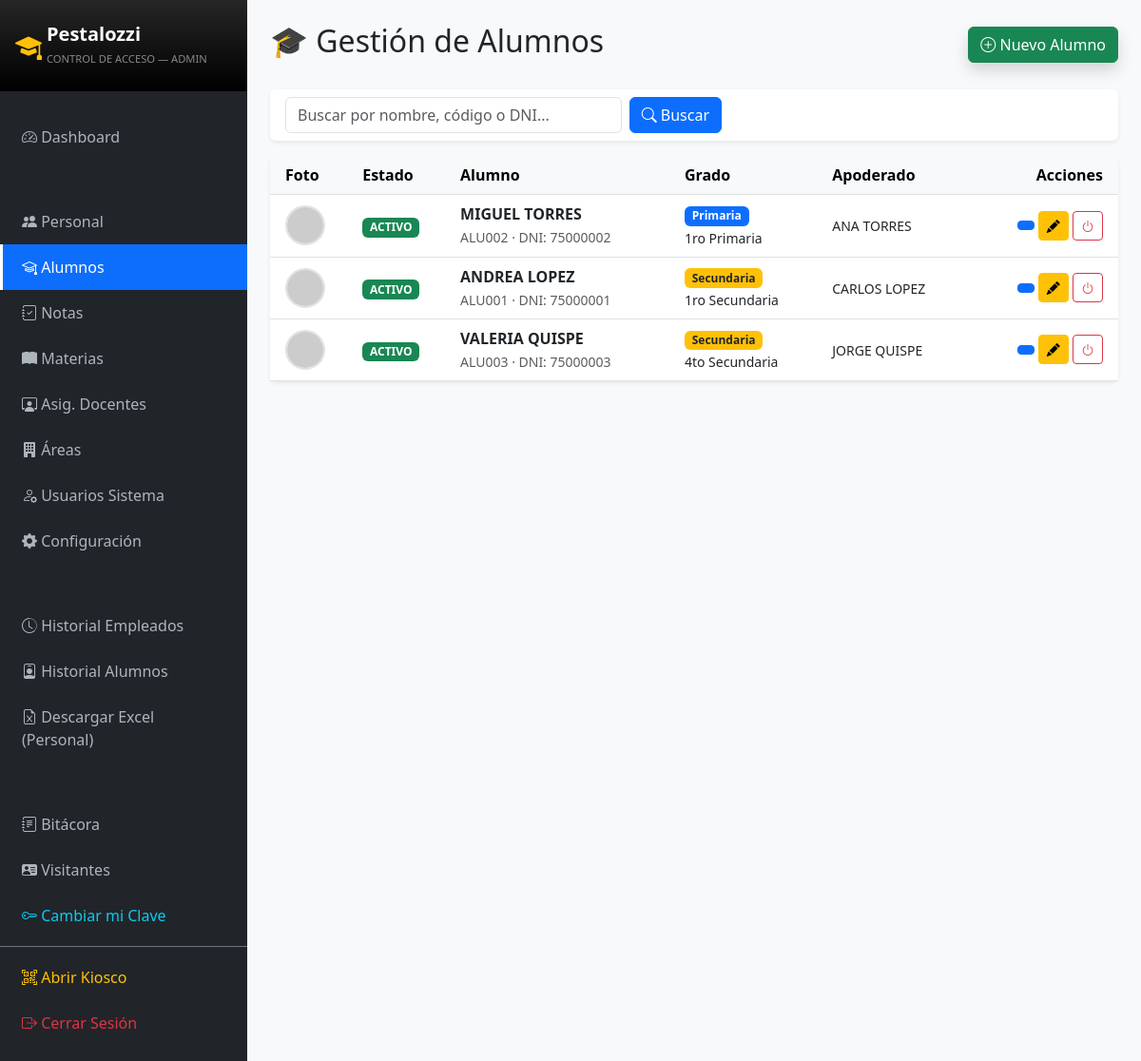
The app's page /public/index.php?c=Alumno (signed in) with its own data.
### tables this page shows
CREATE TABLE IF NOT EXISTS `alumnos` (
  `id` int NOT NULL AUTO_INCREMENT,
  `codigo` varchar(20) NOT NULL COMMENT 'Código único para QR (Ej: ALU001)',
  `nombres` varchar(100) NOT NULL,
  `apellidos` varchar(100) NOT NULL,
  `dni` varchar(15) DEFAULT NULL,
  `fecha_nacimiento` date DEFAULT NULL,
  `grado_id` int NOT NULL,
  `correo` varchar(100) DEFAULT NULL,
  `contrasena` varchar(255) DEFAULT NULL,
  `foto` varchar(255) DEFAULT 'default.png',
  `nombre_apoderado` varchar(150) DEFAULT NULL,
  `telefono_apoderado` varchar(20) DEFAULT NULL,
  `wa_apikey_apoderado` varchar(50) DEFAULT NULL COMMENT 'API key CallMeBot del apoderado',
  `estado` enum('activo','inactivo') DEFAULT 'activo',
  `fecha_registro` datetime DEFAULT CURRENT_TIMESTAMP,
  PRIMARY KEY (`id`),
  UNIQUE KEY `codigo` (`codigo`),
  KEY `grado_id` (`grado_id`),
  CONSTRAINT `alumnos_ibfk_1` FOREIGN KEY (`grado_id`) REFERENCES `grados` (`id`)
);

CREATE TABLE IF NOT EXISTS `grados` (
  `id` int NOT NULL AUTO_INCREMENT,
  `nombre` varchar(50) NOT NULL COMMENT 'Ej: 1ro Primaria',
  `nivel` enum('primaria','secundaria') NOT NULL,
  `seccion` varchar(10) DEFAULT 'A',
  `estado` enum('activo','inactivo') DEFAULT 'activo',
  PRIMARY KEY (`id`)
);

### app/controllers/AlumnoController.php (called while the page is built, shortened)
<?php
require_once '../app/config/db.php';
require_once '../app/models/Alumno.php';
class AlumnoController {
    private $alumnoModel;
    public function __construct() {
        $database = new Database();
        $this->db = $database->getConnection();
        $this->alumnoModel = new Alumno($this->db);
    }
    public function index() {
        $busqueda = $_GET['q'] ?? '';
        $alumnos  = $this->alumnoModel->read($busqueda);
        require_once '../app/views/alumnos/index.php';
    }
}
?>

### app/config/db.php (called while the page is built, shortened)
<?php
class Database {
    private $host     = "localhost";
    private $db_name  = "pestalozzi_db";
    private $username = "root";
    private $password = "";
    public function getConnection() {
        $this->conn = null;
        try {
            $this->conn = new PDO(
                "mysql:host=" . $this->host . ";dbname=" . $this->db_name . ";charset=utf8mb4",
                $this->username,
                $this->password,
                [
                    PDO::ATTR_ERRMODE            => PDO::ERRMODE_EXCEPTION,
                    PDO::ATTR_DEFAULT_FETCH_MODE => PDO::FETCH_ASSOC,
                    PDO::ATTR_EMULATE_PREPARES   => false,
                ]
            );
            $this->conn->exec("SET time_zone = '-05:00'");
        } catch (PDOException $e) {
            error_log("Error de conexión BD: " . $e->getMessage());
            http_response_code(500);
            die("
            <div style='font-family:sans-serif;text-align:center;padding:60px;background:#fff3cd;border:2px solid #ffc107;border-radius:10px;max-width:500px;margin:100px auto'>
                <h2 style='color:#856404'>⚠️ Sin conexión a la base de datos</h2>
                <p>Verifica que MySQL esté activo y que la BD <b>pestalozzi_db</b> exista.</p>
                <p><small>Abre <b>public/diagnostico.php</b> para más detalles.</small></p>
            </div>");
        }
        return $this->conn;
    }
}
?>

### app/models/Alumno.php (called while the page is built, shortened)
<?php
class Alumno {
    private $conn;
    private $tabla = "alumnos";
    public function __construct($db) {
        $this->conn = $db;
    }
    public function read($busqueda = "") {
        $query = "SELECT a.*, g.nombre as nombre_grado, g.nivel
                  FROM " . $this->tabla . " a
                  LEFT JOIN grados g ON a.grado_id = g.id";
        $query .= " ORDER BY g.nivel, g.id, a.apellidos";
        $stmt = $this->conn->prepare($query);
        $stmt->execute();
        return $stmt->fetchAll(PDO::FETCH_ASSOC);
    }
}
?>

### app/views/alumnos/index.php (the view, shortened to what this page needs)
<!DOCTYPE html>
<html lang="es">
<head>
    <link href="https://cdn.jsdelivr.net/npm/bootstrap@5.3.0/dist/css/bootstrap.min.css" rel="stylesheet">
    <link rel="stylesheet" href="https://cdn.jsdelivr.net/npm/bootstrap-icons@1.10.0/font/bootstrap-icons.css">
</head>
<body class="bg-light">
<div class="d-flex">
    <?php require_once '../app/views/layouts/sidebar.php'; ?>
    <div class="flex-grow-1 p-4" style="height:100vh;overflow-y:auto">
        <div class="d-flex justify-content-between align-items-center mb-4">
            <h2>🎓 Gestión de Alumnos</h2>
            <button class="btn btn-success shadow" data-bs-toggle="modal" data-bs-target="#modalNuevo">
                <i class="bi bi-plus-circle"></i> Nuevo Alumno
            </button>
        </div>
        <div class="card shadow-sm border-0 mb-3">
            <div class="card-body py-2">
                <form method="GET" class="row g-2 align-items-center">
                    <div class="col-md-5">
                        <input type="text" name="q" class="form-control" placeholder="Buscar por nombre, código o DNI..."
                               value="<?php echo htmlspecialchars($_GET['q'] ?? ''); ?>">
                    </div>
                    <div class="col-auto">
                        <button class="btn btn-primary"><i class="bi bi-search"></i> Buscar</button>
                    </div>
                </form>
            </div>
        </div>
        <div class="card shadow-sm border-0">
            <div class="card-body p-0">
                <table class="table table-hover align-middle mb-0">
                    <thead class="table-light">
                        <tr>
                            <th class="ps-3">Foto</th>
                            <th>Estado</th>
                            <th>Alumno</th>
                            <th>Grado</th>
                            <th>Apoderado</th>
                            <th class="text-end pe-3">Acciones</th>
                        </tr>
                    </thead>
                    <tbody>
                        <?php if (!empty($alumnos)): ?>
                            <?php foreach ($alumnos as $al): ?>
                            <?php
                                $foto = (!empty($al['foto']) && $al['foto'] !== 'default.png'
                                         && file_exists(__DIR__.'/../../../public/uploads/'.$al['foto']))
                                    ? 'uploads/'.$al['foto']
                                    : 'https://ui-avatars.com/api/?name='.urlencode($al['nombres'].'+'.$al['apellidos']).'&background=198754&color=fff&size=80';
                            ?>
                            <tr class="<?php echo $al['estado']==='inactivo' ? 'table-inactive' : ''; ?>">
                                <td class="ps-3"><img src="<?php echo $foto; ?>" class="foto-mini" alt="foto"></td>
                                <td><?php echo $al['estado']==='activo'
                                    ? '<span class="badge bg-success">ACTIVO</span>'
                                    : '<span class="badge bg-danger">INACTIVO</span>'; ?></td>
                                <td>
                                    <div class="fw-bold"><?php echo $al['nombres'].' '.$al['apellidos']; ?></div>
                                    <small class="text-muted"><?php echo $al['codigo']; ?>
                                        <?php if ($al['dni']): ?> · DNI: <?php echo $al['dni']; ?><?php endif; ?>
                                    </small>
                                </td>
                                <td>
                                    <span class="badge bg-<?php echo $al['nivel']==='primaria' ? 'primary' : 'warning text-dark'; ?>">
                                        <?php echo ucfirst($al['nivel']); ?>
                                    </span><br>
                                    <small><?php echo $al['nombre_grado']; ?></small>
                                </td>
                                <td>
                                    <small><?php echo $al['nombre_apoderado'] ?? '—'; ?></small><br>
                                </td>
                                <td class="text-end pe-3">
                                    <?php if ($al['estado']==='activo'): ?>
                                        <button class="btn btn-sm btn-primary"
                                            onclick="verCarnet('<?php echo htmlspecialchars($al['nombres'].' '.$al['apellidos'],ENT_QUOTES); ?>',
                                                               '<?php echo $al['codigo']; ?>',
                                                               '<?php echo htmlspecialchars($al['nombre_grado'],ENT_QUOTES); ?>',
                                                               '<?php echo $foto; ?>')">
                                        </button>
                                    <?php endif; ?>
                                    <a href="?c=Alumno&a=edit&id=<?php echo $al['id']; ?>" class="btn btn-sm btn-warning"><i class="bi bi-pencil-fill"></i></a>
                                    <?php if ($al['estado']==='activo'): ?>
                                        <a href="?c=Alumno&a=toggle&id=<?php echo $al['id']; ?>&status=activo"
                                           class="btn btn-sm btn-outline-danger"
                                           onclick="conf(event,this.href,'¿Desactivar alumno?','warning')"><i class="bi bi-power"></i></a>
                                    <?php else: ?>
                                        <a href="?c=Alumno&a=toggle&id=<?php echo $al['id']; ?>&status=inactivo"
                                           class="btn btn-sm btn-outline-success"
                                           onclick="conf(event,this.href,'¿Reactivar alumno?','success')"><i class="bi bi-power"></i></a>
                                    <?php endif; ?>
                                </td>
                            </tr>
                            <?php endforeach; ?>
                        <?php else: ?>
                            <tr><td colspan="6" class="text-center p-5 text-muted">No hay alumnos registrados.</td></tr>
                        <?php endif; ?>
                    </tbody>
                </table>
            </div>
        </div>
    </div>
</div>
</body>
</html>

### app/views/alumnos/index.php (style rules this page uses)
.foto-mini { width:42px;height:42px;object-fit:cover;border-radius:50%;border:2px solid #dee2e6 }

### records on screen
alumnos: estado "ACTIVO", nombres "MIGUEL", apellidos "TORRES", codigo "ALU002", dni "75000002", grado.nivel "Primaria", grado.nombre "1ro Primaria", nombre_apoderado "ANA TORRES"
alumnos: estado "ACTIVO", nombres "ANDREA", apellidos "LOPEZ", codigo "ALU001", dni "75000001", grado.nivel "Secundaria", grado.nombre "1ro Secundaria", nombre_apoderado "CARLOS LOPEZ"
alumnos: estado "ACTIVO", nombres "VALERIA", apellidos "QUISPE", codigo "ALU003", dni "75000003", grado.nivel "Secundaria", grado.nombre "4to Secundaria", nombre_apoderado "JORGE QUISPE"

### other values on screen
$_SESSION['role'] "ADMIN"
